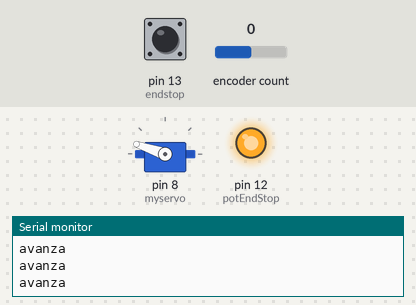
A sketch run on a simulated Arduino Uno, built with avr-gcc and run on an emulated ATmega328P. Parts: servo, output pins drawn as LEDs (lit = HIGH), the last lines printed to the serial monitor. Inputs (shaded band) come from the test bench; at power-on: pin 13 (endstop) HIGH, encoder count 0.

Above: at 1.2 s.
1.3 s: pin 13 (endstop) pulled LOW for 0.15 s
At 1.7 s:
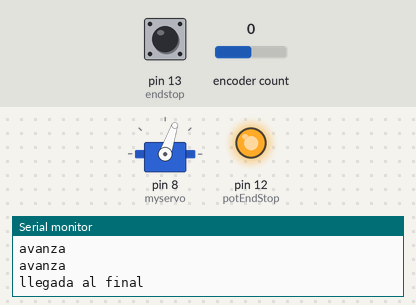
At 3.7 s:
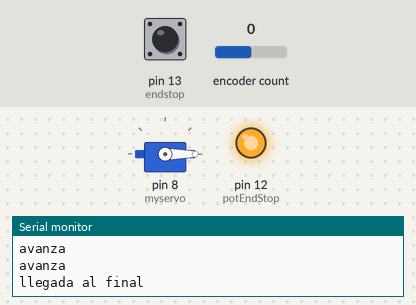
Timing chart, 0 to 5.2 s (numbered marks = the images above; inputs shaded):
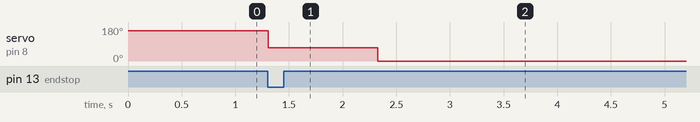

The sketch:

calibrar_centro2.ino
```cpp
#include <Encoder.h>
Encoder myEnc(2, 6);

#include <Servo.h>
Servo myservo;  // Cremos el objeto de servo
const int speed0 = 71; // valor en el que el servo se mantiene quieto (es posible que haga falta variarlo un poco)
const int speedIda = speed0+90;
const int speedVuelta = speed0-90;
int i; // iterador
int potEndStop = 12;
int endstop = 13 ; // logica inversa en el endstop 0=pulsado, 1=no pulsado
int buttonState = 0;
int buttonStateOld = 0;
int posicionfinal = false;
int posicionInicial = true;
int vel;
int cuentapasos;
int posicion ;
const int tol = 0; // valor de tolerancia en pasos  para el rebote del endstop
int valor = 300;
int centro;
void setup()
{
  Serial.begin(9600);
  pinMode(potEndStop, OUTPUT);
  digitalWrite(potEndStop, HIGH);
  myservo.attach(8);  // attaches the servo on pin 9 to the servo object
  pinMode(endstop, INPUT);
  vel = speedIda;

}

long oldPosition  = myEnc.read();

 void loop(){
   //DESENROLLA HASTA EL FINAL
   buttonState = digitalRead(endstop);
    while (buttonState == HIGH || posicionfinal == false){
        myservo.write(speedIda);
        Serial.println("avanza" );
        buttonStateOld = buttonState;
        buttonState = digitalRead(endstop);
        if (buttonState == LOW && buttonStateOld == HIGH){
             posicionfinal = true;
             posicionInicial = false;
             cuentapasos=0;
             myservo.write(speed0);
             Serial.println("llegada al final" );
             delay (1000);
            }
      }

    //ENROLLA CONTANDO PASOS
      cuentapasos=0;
      while (buttonState ==HIGH || posicionInicial == false){
      myservo.write(speedVuelta);
         buttonStateOld = buttonState;
        buttonState = digitalRead(endstop);
        long newPosition = myEnc.read();
        cuentapasos = funcionpaso(cuentapasos);
        if (buttonState == LOW && buttonStateOld == HIGH && cuentapasos>tol){
            posicionInicial = true;
            posicionfinal = false;
            myservo.write(speed0);
            Serial.print("enrollado! : " );
            Serial.println(cuentapasos); //cuantos pasos hay de cuerda
            delay (5000);
            posicion = 0;
      }
      }

     // calcula centro
     centro = (cuentapasos/2);
     Serial.print("centro: " );
            Serial.println( centro );
            valor = centro;
            delay (3000);

  while (posicion < centro || posicion > centro){
     //Serial.println("colocar" );
     if  ( posicion < centro){
            myservo.write(speedIda);
            posicion = funcionpaso(posicion);
      }
      else {myservo.write(speedVuelta);
            posicion = funcionpaso(posicion);}
 }//Serial.println("colocando" );
    //        Serial.println(posicion);


Serial.print("colocado: " );
Serial.println(posicion);
myservo.write(speed0);
delay(10000);

}


int funcionpaso(int paso) {
  long newPosition = myEnc.read();
  if (newPosition != oldPosition) {
    oldPosition = newPosition;
    paso++;}
    //Serial.println(paso);
   return paso ;
}
```

Measured:
- after the input at 1.3 s, servo on pin 8 (myservo): 161° → 71° at once, → 0° 1.0 s later
